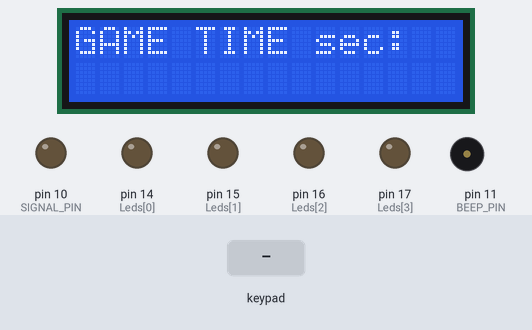
The sketch below on a simulated Arduino Uno, built with avr-gcc and run on an emulated ATmega328P. Parts: 16×2 character LCD, output pins drawn as LEDs (lit = HIGH), buzzer (waves = sounding). The test bench sets the inputs (shaded band).

Above: at 2.9 s.
3.0 s: key '#' pressed
At 5.2 s:
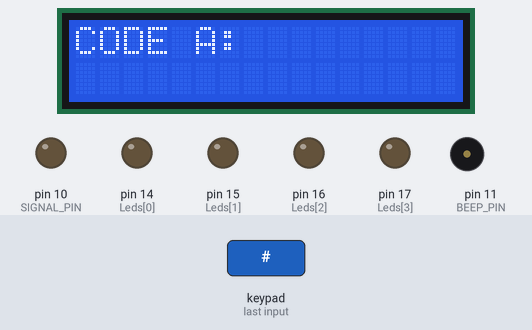
5.5 s: keypad keys 2 3 4 5 # pressed 0.4 s apart
At 9.1 s:
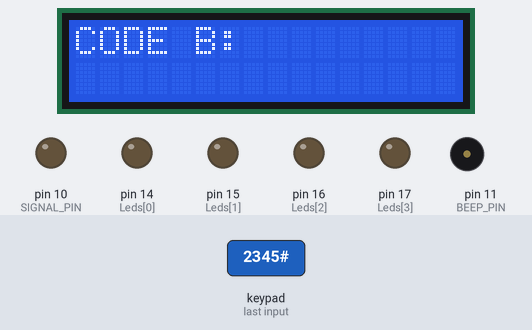
9.6 s: keypad keys A B C D # pressed 0.4 s apart
At 13.4 s:
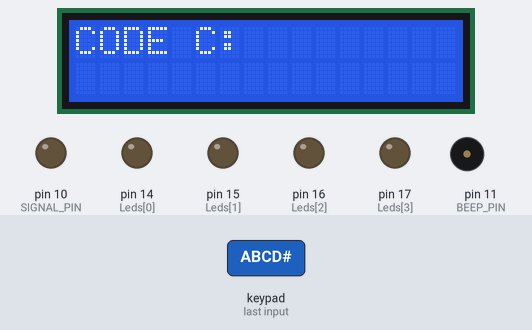
13.7 s: keypad keys 6 7 8 9 # pressed 0.4 s apart
At 16.1 s:
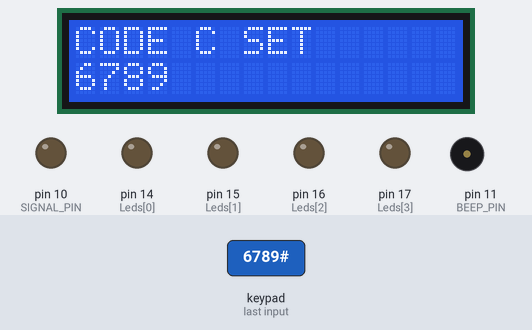
17.8 s: keypad keys 1 3 9 7 # pressed 0.4 s apart
At 21.2 s:
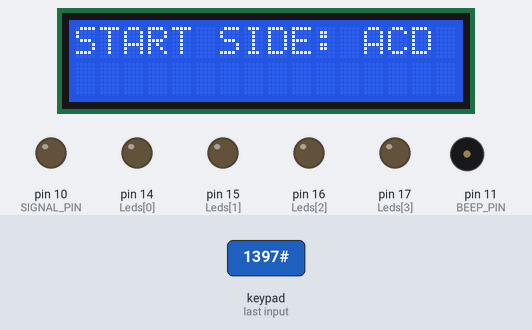
21.9 s: keypad keys A B C D pressed 0.4 s apart
At 25.4 s:
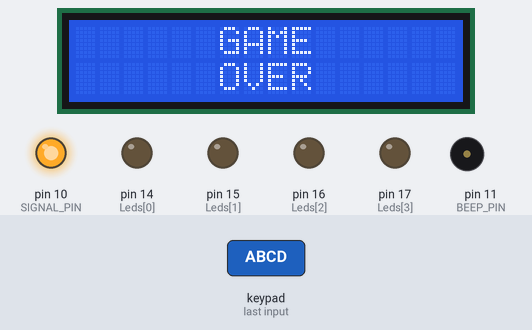
Timing chart, 0 to 30.7 s (numbered marks = the images above; inputs shaded):
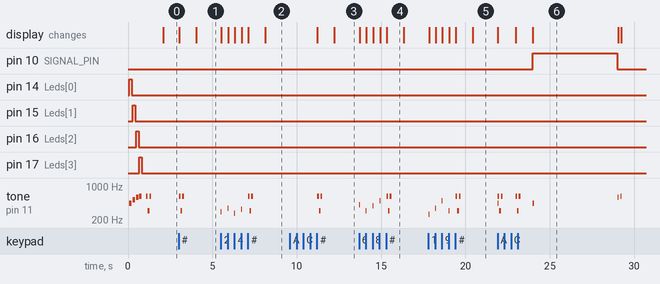

Measured:
- after the input at 3.0 s, tone on pin 11 (BEEP_PIN): silent → 622 Hz at once, → 311 Hz 0.10 s later, → 622 Hz 0.10 s later, → silent 0.10 s later; the display: first changes at once (image 1 shows a later state)
- after the input at 5.5 s, tone on pin 11 (BEEP_PIN): plays 294 Hz for 0.03 s, 349 Hz for 0.03 s, 277 Hz for 0.03 s, 330 Hz for 0.03 s, 622 Hz for 0.10 s, 311 Hz for 0.10 s … (7 notes in this stretch), starting at once; the display: first changes at once (image 2 shows a later state)
- after the input at 9.6 s, tone on pin 11 (BEEP_PIN): silent → 622 Hz after 1.6 s, → 311 Hz 0.10 s later, → 622 Hz 0.10 s later, → silent 0.10 s later; the display: first changes after 1.6 s (image 3 shows a later state)
- after the input at 13.7 s, tone on pin 11 (BEEP_PIN): plays 415 Hz for 0.03 s, 311 Hz for 0.03 s, 392 Hz for 0.03 s, 494 Hz for 0.03 s, 622 Hz for 0.10 s, 311 Hz for 0.10 s … (7 notes in this stretch), starting at once; the display: first changes at once (image 4 shows a later state)
- after the input at 17.8 s, tone on pin 11 (BEEP_PIN): plays 262 Hz for 0.03 s, 349 Hz for 0.03 s, 494 Hz for 0.03 s, 311 Hz for 0.03 s, 622 Hz for 0.10 s, 311 Hz for 0.10 s … (7 notes in this stretch), starting at once; the display: first changes at once (image 5 shows a later state)
- after the input at 21.9 s, pin 10 (SIGNAL_PIN): LOW → HIGH after 2.1 s, → LOW 5.0 s later; tone on pin 11 (BEEP_PIN): plays 440 Hz for 0.01 s, 622 Hz for 0.10 s, 311 Hz for 0.10 s, 622 Hz for 0.10 s, 622 Hz for 0.10 s, 311 Hz for 0.10 s … (10 notes in this stretch), starting at once; the display: first changes at once (image 6 shows a later state)
- what the display in image 4 shows lasts 1.0 s, from 15.3 s to 16.3 s

The sketch:

Point.ino
```cpp
#include <avr/sleep.h>
#include <Wire.h>
#include <LiquidCrystal_I2C.h>
#include <Keypad.h>

#define BEEP_PIN 11
#define SIGNAL_PIN 10

LiquidCrystal_I2C lcd(0x27, 2, 1, 0, 4, 5, 6, 7, 3, POSITIVE);
const byte kpdSize = 4; //four rows and cols
char keys[kpdSize][kpdSize] = {
	{'1','2','3','A'},
	{'4','5','6','B'},
	{'7','8','9','C'},
	{'*','0','#','D'}
};
byte rowPins[kpdSize] = {2, 3, 4, 5}; //connect to the row pinouts of the keypad
byte colPins[kpdSize] = {6, 7, 8, 9}; //connect to the column pinouts of the keypad
Keypad keypad = Keypad( makeKeymap(keys), rowPins, colPins, kpdSize, kpdSize );

unsigned int Melody[] = {262, 277, 294, 311, 330, 349, 370, 392, 415, 440, 466, 494, 523, 554, 587, 622};

unsigned long EndTime;
unsigned long NextTick;
unsigned long GameTime;
byte Side = 255;
char Name[] ={'A','B','C','D'};
unsigned long Code[] = {0,0,0,0}; // Code[A,B,C,D]
unsigned long Points[] = {0,0,0,0}; // Points[A,B,C,D]
byte Leds[] = {14,15,16,17}; // Leds[A,B,C,D]

unsigned long Backlight = 0;
unsigned long Blink = 0;
bool BLevel = false;
byte Position = 0;
String StrCode = "";

void setup()
{
	lcd.begin(16, 2);
	lcd.clear();
	lcd.backlight();
	lcd.setCursor(0,0);
	lcd.print("    WELCOME!");

	for (byte i = 0; i < 4; i++)
	{
		pinMode(Leds[i], OUTPUT);
		digitalWrite(Leds[i], HIGH);
		keyTone(Name[i], 150);
		delay(150);
		digitalWrite(Leds[i], LOW);
		delay(50);
	}
	delay(200);

	pinMode(BEEP_PIN, OUTPUT);
	digitalWrite(BEEP_PIN, LOW);
	pinMode(SIGNAL_PIN, OUTPUT);
	digitalWrite(SIGNAL_PIN, LOW);

	melodyOK();
	setupDevice();

	Backlight = millis() + 60000; //+1 minute backlight initially
}

void setupDevice()
{
	// 1. Configure game time
	setupTime();
	// 2. Configure side codes
	setupCodes();
	// 3. Configure initial side
	setupSide();
	lcd.clear();
	lcd.setCursor(1, 0);
	lcd.print("PRESS ANY KEY");
	lcd.setCursor(0, 1);
	lcd.print("    TO START");

	char key = keypad.getKey();
	while (!key)
	{
		key = keypad.getKey();
	}

	lcd.clear();
	melodyOK();

	EndTime = millis() + (GameTime * 1000);
	NextTick = millis() + 1000;
	lcd.setCursor(4, 0);
	printTimeStamp(GameTime);
}

void setupTime()
{
	lcd.clear();
	lcd.print("GAME TIME sec:");
	lcd.setCursor(0, 1);
	String strTime = "";
	char key = keypad.getKey();
	while (key != '#')
	{
		if (key && key != '*' && key != 'A' && key != 'B' && key != 'C' && key != 'D')
		{
			strTime += key;
			keyPress(key);
		}
		key = keypad.getKey();
	}
	GameTime = strTime.toInt();
	// don't set a time more than 99 hours (no sense to do that...)
	if (GameTime > 356400)
	{
		GameTime = 356400;
	}
	lcd.noBlink();
	lcd.clear();
	lcd.setCursor(0, 0);
	lcd.print("GAME TIME SET:");
	lcd.setCursor(0, 1);
	printTimeStamp(GameTime);
	melodyOK();
}

void setupCodes()
{
	for (byte i = 0; i < 4; i++)
	{
		lcd.clear();
		lcd.print("CODE ");
		lcd.print(Name[i]);
		lcd.print(":");
		lcd.setCursor(0, 1);
		StrCode = "";
		char key = keypad.getKey();
		while (key != '#')
		{
			if (key && key != '*' && key != 'A' && key != 'B' && key != 'C' && key != 'D')
			{
				StrCode += key;
				keyPress(key);
			}
			key = keypad.getKey();
		}
		lcd.noBlink();
		lcd.setCursor(0, 0);
		if (StrCode.length() > 0)
		{
			Code[i] = StrCode.toInt();
			lcd.print("CODE ");
			lcd.print(Name[i]);
			lcd.print(" SET");
			melodyOK();
			StrCode = "";
		}
		else
		{
			lcd.print("SIDE ");
			lcd.print(Name[i]);
			lcd.print(" DISABLED");
			melodyOK();
		}
	}
}

void setupSide()
{
	String sides = "";
	for (byte i = 0; i < 4; i++)
	{
		if (Code[i] > 0)
		{
			sides.concat(Name[i]);
		}
	}
	lcd.clear();
	if (sides.length() == 0)
	{
		lcd.print("NO SIDES ENABLED");
		melodyOK();
		return;
	}
	lcd.print("START SIDE: ");
	lcd.print(sides);
	lcd.setCursor(0, 1);
	char key = keypad.getKey();
	while (true)
	{
		if (key && (key == 'A' || key == 'B' || key == 'C' || key == 'D' || key == '#'))
		{
			keyPress(key);
			if (key == '#')
			{
				lcd.setCursor(0, 1);
				lcd.print("NEUTRAL");
				Side = 255;
				melodyOK();
				return;
			}
			for (byte i = 0; i < 4; i++)
			{
				if (key == Name[i])
				{
					if (Code[i] > 0)
					{
						lcd.setCursor(0, 0);
						lcd.print("SELECTED SIDE: ");
						Side = i;
						melodyOK();
						resetBlink(millis()); // activate blinking instantly
						return;
					}
					else
					{
						lcd.print(" DISABLED!");
						melodyERR();
						lcd.setCursor(0, 1);
						lcd.print("                ");
						lcd.setCursor(0, 1);
						break;
					}
				}
			}
		}
		key = keypad.getKey();
	}
}

void loop()
{
	unsigned long time = millis();
	blink(time);
	handleBacklight(time);
	if (time < EndTime && time >= NextTick)
	{
		NextTick = time + 1000;
		lcd.setCursor(4, 0);
		printTimeStamp((EndTime - millis()) / 1000);
		if (Side != 255)
		{
			Points[Side]++;
			lcd.setCursor(15, 0);
			lcd.print(Name[Side]);
		}
	}
	else if (time >= EndTime)
	{
		if (Side != 255)
		{
			Points[Side]++;
			resetBlink(0);
		}
		lcd.clear();
		Backlight = 0;
		lcd.backlight();
		lcd.setCursor(6,0);
		lcd.print("GAME");
		lcd.setCursor(6,1);
		lcd.print("OVER");
		digitalWrite(SIGNAL_PIN, HIGH);
		delay(5000);
		digitalWrite(SIGNAL_PIN, LOW);
		handleResult();
		return;
	}

	handleCode(time);
}

void handleCode(unsigned long time)
{
	char key = keypad.getKey();
	if (key && key != 'A' && key != 'B' && key != 'C' && key != 'D')
	{
		if (Backlight == 0)
		{
			lcd.backlight();
		}
		Backlight = time + 60000; //+1 minute backlight on keypress

		if (key == '*')
		{
			clearCode();
			keyTone(key, 30);
			lcd.setCursor(0,1);
			lcd.print("                ");
			return;
		}
		else if(key == '#' && StrCode.length() > 0)
		{
			keyTone(key, 30);
			long code = StrCode.toInt();
			for (byte i = 0; i < 4; i++)
			{
				if (Code[i] == code)
				{
					clearCode();
					resetBlink(time);
					Side = i;
					lcd.clear();
					lcd.setCursor(0,0);
					lcd.print("SIDE ");
					lcd.print(Name[Side]);
					lcd.print(" CAPTURED");
					lcd.setCursor(0,1);
					lcd.print("   THIS POINT   ");
					melodyOK();
					lcd.clear();
					return;
				}
			}
			clearCode();
			lcd.clear();
			lcd.setCursor(0, 0);
			lcd.print("  WRONG CODE!   ");
			melodyERR();
			lcd.clear();
			return;
		}
		else if(key != '*' && key != '#')
		{
			lcd.setCursor(Position, 1);
			StrCode += key;
			Position++;
			keyPress(key);
			if(Position == 16)
				Position = 0;
		}
	}
}

void clearCode()
{
	Position = 0;
	StrCode = "";
}

void handleResult()
{
	lcd.clear();
	lcd.print(" PRESS A B C D");
	lcd.setCursor(0, 1);
	lcd.print(" TO SEE RESULTS");
	char key = keypad.getKey();
	while (true)
	{
		if (key && (key == 'A' || key == 'B' || key == 'C' || key == 'D'))
		{
			keyTone(key,30);
			lcd.clear();
			lcd.print("SIDE ");
			lcd.print(key);
			lcd.print(":");
			lcd.setCursor(0,1);
			lcd.print(key == 'A' ? Points[0] : key == 'B' ? Points[1] : key == 'C' ? Points[2] : Points[3]);
		}
		key = keypad.getKey();
	}
}

void handleBacklight(unsigned long time)
{
	if (Backlight > 0 && time >= Backlight)
	{
		Backlight = 0;
		lcd.noBacklight();
	}
}

void melodyOK()
{
	tone(BEEP_PIN,622,100);
	delay(100);
	tone(BEEP_PIN,311,100);
	delay(100);
	tone(BEEP_PIN,622,100);
	delay(800);
}

void melodyERR()
{
	tone(BEEP_PIN,311,100);
	delay(100);
	tone(BEEP_PIN,622,100);
	delay(100);
	tone(BEEP_PIN,311,100);
	delay(800);
}

void keyPress(char key)
{
	lcd.print(key);
	keyTone(key, 30);
}

void keyTone(char key, unsigned long duration)
{
	switch (key)
	{
	case '1':
		tone(BEEP_PIN,262,duration);
		break;
	case '2':
		tone(BEEP_PIN,294,duration);
		break;
	case '3':
		tone(BEEP_PIN,349,duration);
		break;
	case 'A':
		tone(BEEP_PIN,440,duration);
		break;
	case '4':
		tone(BEEP_PIN,277,duration);
		break;
	case '5':
		tone(BEEP_PIN,330,duration);
		break;
	case '6':
		tone(BEEP_PIN,415,duration);
		break;
	case 'B':
		tone(BEEP_PIN,523,duration);
		break;
	case '7':
		tone(BEEP_PIN,311,duration);
		break;
	case '8':
		tone(BEEP_PIN,392,duration);
		break;
	case '9':
		tone(BEEP_PIN,494,duration);
		break;
	case 'C':
		tone(BEEP_PIN,587,duration);
		break;
	case '*':
		tone(BEEP_PIN,370,duration);
		break;
	case '0':
		tone(BEEP_PIN,466,duration);
		break;
	case '#':
		tone(BEEP_PIN,554,duration);
		break;
	case 'D':
		tone(BEEP_PIN,622,duration);
		break;
	default:
		break;
	}
}

void printTimeStamp(long time)
{
	long hh = time / 3600;
	long mm = (time - (hh * 3600)) / 60;
	long ss = time - (hh * 3600) - (mm * 60);

	if (hh < 10)
	{
		lcd.print("0");
	}
	lcd.print(hh);
	lcd.print(":");
	if (mm < 10)
	{
		lcd.print("0");
	}
	lcd.print(mm);
	lcd.print(":");
	if (ss < 10)
	{
		lcd.print("0");
	}
	lcd.print(ss);
}

void blink(unsigned long time)
{
	if (Side != 255 && Blink > 0 && time >= Blink)
	{
		Blink = time + 500;
		BLevel = !BLevel;
		digitalWrite(Leds[Side], BLevel);
		if(BLevel)
			keyTone(Name[Side], 100);
	}
}

void resetBlink(unsigned long time)
{
	if(Side != 255)
		digitalWrite(Leds[Side], LOW);
	Blink = time;
	BLevel = false;
}
```
